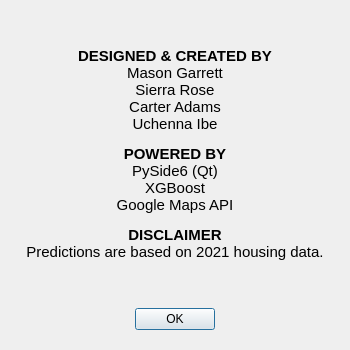
<?xml version="1.0" encoding="UTF-8"?>
<ui version="4.0">
 <class>HomeValueInfo</class>
 <widget class="QDialog" name="HomeValueInfo">
  <property name="windowModality">
   <enum>Qt::WindowModality::ApplicationModal</enum>
  </property>
  <property name="geometry">
   <rect>
    <x>0</x>
    <y>0</y>
    <width>350</width>
    <height>350</height>
   </rect>
  </property>
  <property name="minimumSize">
   <size>
    <width>350</width>
    <height>350</height>
   </size>
  </property>
  <property name="maximumSize">
   <size>
    <width>350</width>
    <height>350</height>
   </size>
  </property>
  <property name="windowTitle">
   <string>About</string>
  </property>
  <property name="windowIcon">
   <iconset>
    <normaloff>:/icons/home.svg</normaloff>:/icons/home.svg</iconset>
  </property>
  <property name="modal">
   <bool>true</bool>
  </property>
  <layout class="QVBoxLayout" name="layout_dialog">
   <property name="spacing">
    <number>20</number>
   </property>
   <property name="leftMargin">
    <number>20</number>
   </property>
   <property name="topMargin">
    <number>20</number>
   </property>
   <property name="rightMargin">
    <number>20</number>
   </property>
   <property name="bottomMargin">
    <number>20</number>
   </property>
   <item>
    <widget class="QLabel" name="project_credits_label">
     <property name="minimumSize">
      <size>
       <width>180</width>
       <height>0</height>
      </size>
     </property>
     <property name="text">
      <string>&lt;html&gt;&lt;head/&gt;&lt;body&gt;&lt;p&gt;&lt;span style=&quot; font-size:11pt; font-weight:700;&quot;&gt;DESIGNED &amp;amp; CREATED BY&lt;/span&gt;&lt;span style=&quot; font-size:11pt;&quot;&gt;&lt;br/&gt;Mason Garrett&lt;br/&gt;Sierra Rose&lt;br/&gt;Carter Adams&lt;br/&gt;Uchenna Ibe&lt;/span&gt;&lt;/p&gt;&lt;p&gt;&lt;span style=&quot; font-size:11pt; font-weight:700;&quot;&gt;POWERED BY&lt;/span&gt;&lt;span style=&quot; font-size:11pt;&quot;&gt;&lt;br/&gt;PySide6 (Qt)&lt;br/&gt;XGBoost&lt;br/&gt;Google Maps API&lt;/span&gt;&lt;/p&gt;&lt;p&gt;&lt;span style=&quot; font-size:11pt; font-weight:700;&quot;&gt;DISCLAIMER&lt;/span&gt;&lt;br/&gt;&lt;span style=&quot; font-size:11pt;&quot;&gt;Predictions are based on 2021 housing data.&lt;/span&gt;&lt;/p&gt;&lt;/body&gt;&lt;/html&gt;</string>
     </property>
     <property name="textFormat">
      <enum>Qt::TextFormat::RichText</enum>
     </property>
     <property name="alignment">
      <set>Qt::AlignmentFlag::AlignCenter</set>
     </property>
    </widget>
   </item>
   <item>
    <widget class="QDialogButtonBox" name="button_dialog">
     <property name="orientation">
      <enum>Qt::Orientation::Horizontal</enum>
     </property>
     <property name="standardButtons">
      <set>QDialogButtonBox::StandardButton::Ok</set>
     </property>
     <property name="centerButtons">
      <bool>true</bool>
     </property>
    </widget>
   </item>
  </layout>
 </widget>
 <resources/>
 <connections>
  <connection>
   <sender>button_dialog</sender>
   <signal>accepted()</signal>
   <receiver>HomeValueInfo</receiver>
   <slot>accept()</slot>
   <hints>
    <hint type="sourcelabel">
     <x>238</x>
     <y>320</y>
    </hint>
    <hint type="destinationlabel">
     <x>157</x>
     <y>274</y>
    </hint>
   </hints>
  </connection>
  <connection>
   <sender>button_dialog</sender>
   <signal>rejected()</signal>
   <receiver>HomeValueInfo</receiver>
   <slot>reject()</slot>
   <hints>
    <hint type="sourcelabel">
     <x>306</x>
     <y>326</y>
    </hint>
    <hint type="destinationlabel">
     <x>286</x>
     <y>274</y>
    </hint>
   </hints>
  </connection>
 </connections>
</ui>
